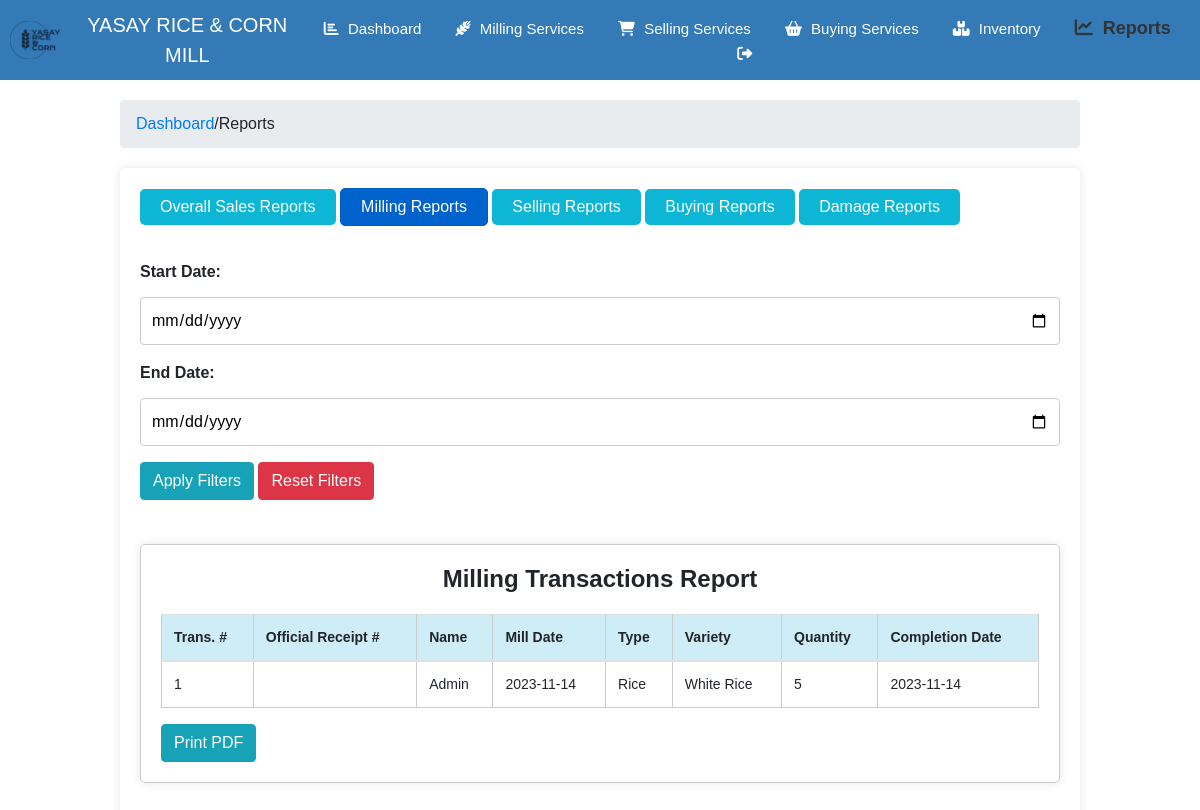
/report.php (signed in), run on the app's committed database.
### tables this page shows
CREATE TABLE `millingtransactions` (
  `invoice_number` varchar(50) DEFAULT NULL,
  `transaction_id` int(11) NOT NULL,
  `customer_id` int(11) DEFAULT NULL,
  `transaction_date` date DEFAULT NULL,
  `grain_type` varchar(50) NOT NULL,
  `milling_variety` varchar(50) NOT NULL,
  `quantity` int(11) NOT NULL,
  `total_fee` int(11) NOT NULL,
  `delivery_method` varchar(50) NOT NULL,
  `delivery_date` date DEFAULT NULL,
  `date_completed` date DEFAULT NULL,
  `status` varchar(20) NOT NULL,
  `transaction_type` varchar(20) NOT NULL
);

CREATE TABLE `customers` (
  `customer_id` int(11) NOT NULL,
  `name` varchar(255) NOT NULL,
  `contact_number` varchar(20) NOT NULL,
  `address` text DEFAULT NULL
);

### report.php (the view, shortened to what this page needs)
<?php
require_once 'db_connect.php';
$activePage = 'reports';
if (isset($_GET['start_date']) && isset($_GET['end_date'])) {
    $startDate = $connect->real_escape_string($_GET['start_date']);
    $endDate = $connect->real_escape_string($_GET['end_date']);
    $quickMillingSql = "SELECT qmt.invoice_number, qmt.transaction_id, c.name AS customer_name, c.contact_number, c.address, qmt.transaction_date, qmt.grain_type, qmt.milling_variety, qmt.quantity, qmt.delivery_method, qmt.delivery_date, qmt.date_completed
            FROM millingtransactions qmt
            INNER JOIN customers c ON qmt.customer_id = c.customer_id
            WHERE qmt.transaction_date BETWEEN '$startDate' AND '$endDate'
            AND status = 'Completed'";
    $sellingSql = "SELECT st.transaction_id, c.name AS customer_name, c.contact_number, c.address, st.transaction_date, st.grain_type, st.milling_variety, st.scale_type, st.quantity, st.delivery_method, st.delivery_date, st.status
            FROM sellingtransactions st
            INNER JOIN customers c ON st.customer_id = c.customer_id
            WHERE st.transaction_date BETWEEN '$startDate' AND '$endDate'";
    $buyingSql = "SELECT bt.transaction_id, c.name AS customer_name, c.contact_number, c.address, bt.transaction_date, bt.grain_type, bt.quantity, bt.status
            FROM buyingtransactions bt
            INNER JOIN customers c ON bt.customer_id = c.customer_id
            WHERE bt.transaction_date BETWEEN '$startDate' AND '$endDate'";
    $sellingreplaceSql = "SELECT st.transaction_id, c.name AS customer_name, c.contact_number, c.address, st.transaction_date, st.grain_type, st.milling_variety, st.scale_type, st.quantity, st.delivery_method, st.delivery_date, st.status
            FROM sellingtransactions st
            INNER JOIN customers c ON st.customer_id = c.customer_id
            WHERE st.transaction_date BETWEEN '$startDate' AND '$endDate'
            AND replacement_status = 'Replaced'";
    $sellingredrySql = "SELECT st.transaction_id, c.name AS customer_name, c.contact_number, c.address, st.transaction_date, st.grain_type, st.milling_variety, st.scale_type, st.quantity, st.delivery_method, st.delivery_date, st.status
            FROM sellingtransactions st
            INNER JOIN customers c ON st.customer_id = c.customer_id
            WHERE st.transaction_date BETWEEN '$startDate' AND '$endDate'
            AND redry_status = 'Completed'";
} else {
    $quickMillingSql = "SELECT qmt.invoice_number, qmt.transaction_id, c.name AS customer_name, c.contact_number, c.address, qmt.transaction_date, qmt.grain_type, qmt.milling_variety, qmt.quantity, qmt.delivery_method, qmt.delivery_date, qmt.date_completed
            FROM millingtransactions qmt
            INNER JOIN customers c ON qmt.customer_id = c.customer_id
            AND status = 'Completed'";
}
?>
<!DOCTYPE html>
<html>
<head>
    <link rel="stylesheet" href="https://maxcdn.bootstrapcdn.com/bootstrap/4.5.2/css/bootstrap.min.css">
    <link rel="stylesheet" type="text/css" href="stylesheet/reportsstyle.css">
    <link
  rel="stylesheet"
  href="https://cdnjs.cloudflare.com/ajax/libs/font-awesome/6.2.0/css/all.min.css"
/>
</head>
<body>
<header>
<div class="logo">
    <img src="logo.png" alt="Company Logo" class="logo-image">
    YASAY RICE & CORN MILL
</div>
    <nav>
        <ul>
            <li <?php if ($activePage == 'dashboard') echo 'class="active"'; ?>>
                <a href="dashboard.php">
                    <i class="fas fa-chart-bar"></i> Dashboard
                </a>
            </li>
            <li <?php if ($activePage == 'milling') echo 'class="active"'; ?>>
                <a href="milling.php">
                    <i class="fa-solid fa-wheat-awn"></i> Milling Services
                </a>
            </li>
            <li <?php if ($activePage == 'selling') echo 'class="active"'; ?>>
                <a href="selling.php">
                    <i class="fas fa-shopping-cart"></i> Selling Services
                </a>
            </li>
            <li <?php if ($activePage == 'buying') echo 'class="active"'; ?>>
                <a href="buying.php">
                    <i class="fas fa-shopping-basket"></i> Buying Services
                </a>
            </li>
            <li <?php if ($activePage == 'inventory') echo 'class="active"'; ?>>
                <a href="inventory.php">
                    <i class="fas fa-boxes"></i> Inventory
                </a>
            </li>
            <li <?php if ($activePage == 'reports') echo 'class="active"'; ?>>
                <a href="report.php">
                    <i class="fas fa-chart-line"></i> Reports
                </a>
            </li>
            <li>
                <a href="logout.php">
                    <i class="fas fa-sign-out-alt"></i>
                </a>
            </li>
        </ul>
    </nav>
</header>
<div class="content">
    <ol class="breadcrumb">
            <li><a href="dashboard.php">Dashboard</a></li>
            /
            <li class="active">Reports</li>
        </ol>
        <div class="container-box">
        <div class="button-container">
            <button id="salesButton" type="button" class="btn btn-primary rpt-button">Overall Sales Reports</button>
            <button id="millingButton" type="button" class="btn btn-primary rpt-button">Milling Reports</button>
            <button id="sellingButton" type="button" class="btn btn-primary rpt-button">Selling Reports</button>
            <button id="buyingButton" type="button" class="btn btn-primary rpt-button">Buying Reports</button>
            <button id="returnButton" type="button" class="btn btn-primary rpt-button">Damage Reports</button>
        </div>
        <br>
        <form method="GET" action="report.php" class="date-range-form">
            <div class="form-group">
                <label for="start_date">Start Date:</label>
                <input type="date" id="start_date" name="start_date" required>
            </div>
            <div class="form-group">
                <label for="end_date">End Date:</label>
                <input type="date" id="end_date" name="end_date" required>
            </div>
            <button type="submit" class="btn btn-info">Apply Filters</button>
            <a href="report.php" class="btn btn-danger">Reset Filters</a>
        </form>
            <br>
        <div id="quickMillingReports">
            <div class="container-box1">
                <h1 id="heading2"><strong>Milling Transactions Report</strong></h1>
                <table class="table" id="adminMillingTable">
                    <thead>
                        <tr>
                            <th>Trans. #</th>
                            <th>Official Receipt #</th>
                            <th>Name</th>
                            <th>Mill Date</th>
                            <th>Type</th>
                            <th>Variety</th>
                            <th>Quantity</th>
                            <th>Completion Date</th>
                        </tr>
                    </thead>
                    <tbody>
                        <?php
                        $quickMillingResult = $connect->query($quickMillingSql);
                        if ($quickMillingResult->num_rows > 0) {
                            while ($row = $quickMillingResult->fetch_assoc()) {
                                echo "<tr>";
                                echo "<td>" . $row["transaction_id"] . "</td>";
                                echo "<td>" . $row["invoice_number"] . "</td>";
                                echo "<td>" . $row["customer_name"] . "</td>";
                                echo "<td>" . $row["transaction_date"] . "</td>";
                                echo "<td>" . $row["grain_type"] . "</td>";
                                echo "<td>" . $row["milling_variety"] . "</td>";
                                echo "<td>" . $row["quantity"] . "</td>";
                                echo "<td>" . $row["date_completed"] . "</td>";
                                echo "</tr>";
                            }
                        } else {
                            echo "<tr><td colspan='12'>No quick milling transactions found.</td></tr>";
                        }
                        ?>
                    </tbody>
                </table>
            <button id="printButton2" class="btn btn-info pull-right">Print PDF</button>
        </div>
    </div>
        </div>
    </div>
</body>
</html>

### stylesheet/reportsstyle.css (style rules this page uses)
body, ul, li { margin: 0; padding: 0; list-style: none; font-family: 'Century Gothic', sans-serif; }
header { background-color: #337ab7; color: white; text-align: center; padding: 10px; display: flex; justify-content: space-between; align-items: center; }
header .logo { font-size: 20px; margin: 0; }
nav ul { list-style: none; padding: 0; }
nav ul li { display: inline; margin: 0 15px; }
nav ul li a { text-decoration: none; color: white; font-size: 15px; }
nav ul li a i { margin-right: 5px; }
nav ul li.active a { color: #333; font-size: 18px; font-weight: bold; }
.content { max-width: 1000px; margin: 0 auto; padding: 20px; background-color: #fff; }
h1 { font-size: 24px; margin-bottom: 20px; }
form { font-size: 16px; }
label { display: block; margin-top: 10px; font-weight: bold; }
select, input[type="text"], input[type="date"] { width: 100%; padding: 10px; margin-top: 5px; border: 1px solid #ccc; border-radius: 4px; font-size: 16px; }
.special-table1 table, th, td { border: 1px solid #ccc; }
.special-table1 th, td { padding: 10px; text-align: left; }
table { font-size: 14px; }
table th { font-weight: bold; }
.rpt-button { padding: 6px 20px; background-color: rgb(13, 182, 212); color: #fff; border: none; border-radius: 5px; cursor: pointer; transition: background-color 0.3s ease; }
.rpt-button.active { background-color: rgb(7, 86, 100); transform: translateY(0); border: 1px solid #ccc; }
.container-box { width: 100%; margin: 20px auto; padding: 20px; box-shadow: 0 0 10px rgba(0, 0, 0, 0.1); border-radius: 5px; }
.container-box1 { width: 100%; margin: 20px auto; padding: 20px; box-shadow: 0 0 10px rgba(0, 0, 0, 0.1); border: 1px solid #ccc; border-radius: 5px; }
h1 { text-align: center; }
table th { background-color: rgba(132, 210, 232, 0.4); }
.logo { display: flex; align-items: center; }
.logo-image { width: 50px; margin-right: 10px; }

### data on the page
millingtransactions: transaction_id "1", customer.name "Admin", transaction_date "2023-11-14", grain_type "Rice", milling_variety "White Rice", quantity "5", date_completed "2023-11-14"
